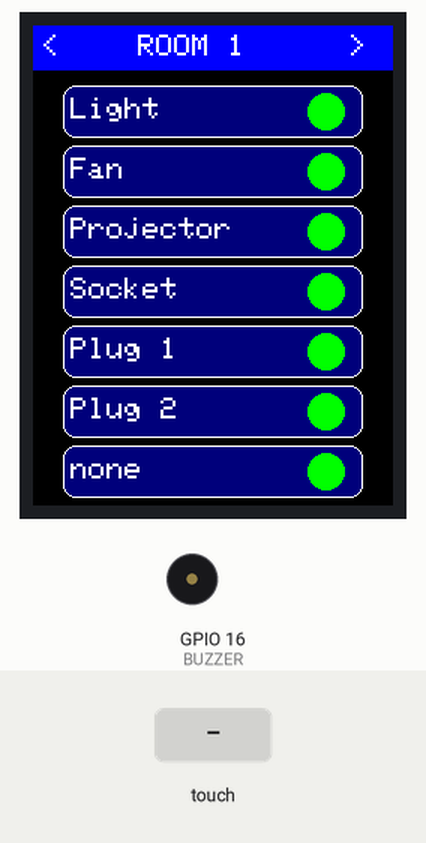
Simulated run of this sketch. Board: ESP32. Shown: 240×320 colour display, buzzer (waves = sounding). Inputs (shaded band) come from the test bench. EEPROM starts erased; what the sketch prints to the serial monitor is not drawn.

Above: at 1.4 s.
1.5 s: touch panel pressed at 13 % / 10 % of its raw x / y range
At 2.7 s:
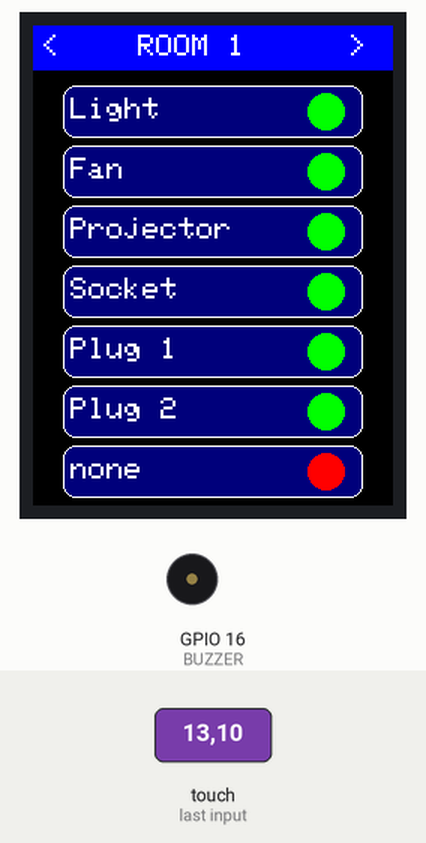
3.1 s: touch panel pressed at 38 % / 10 % of its raw x / y range
At 3.9 s:
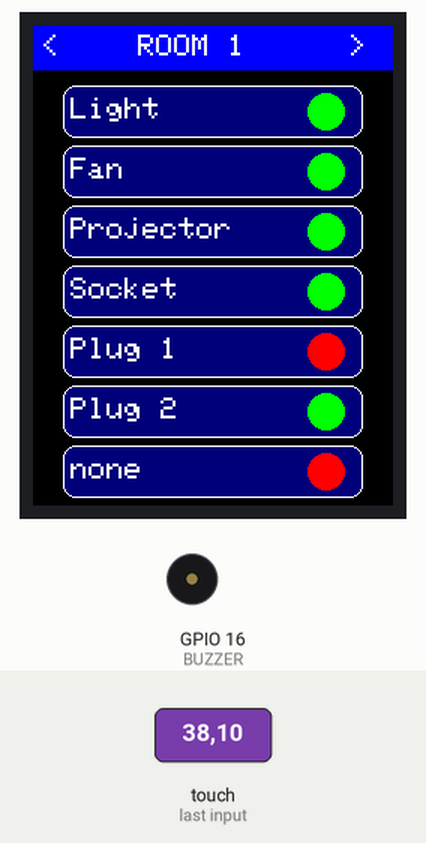
4.7 s: touch panel pressed at 87 % / 10 % of its raw x / y range
At 6.0 s:
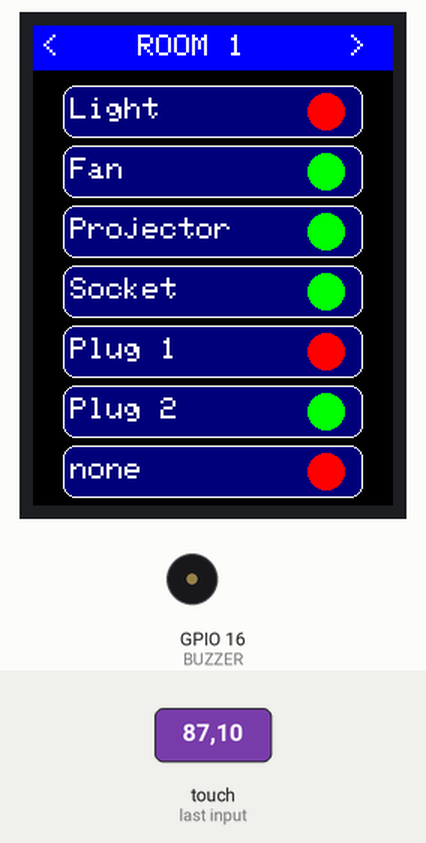
6.3 s: touch panel pressed at 13 % / 30 % of its raw x / y range
At 7.5 s:
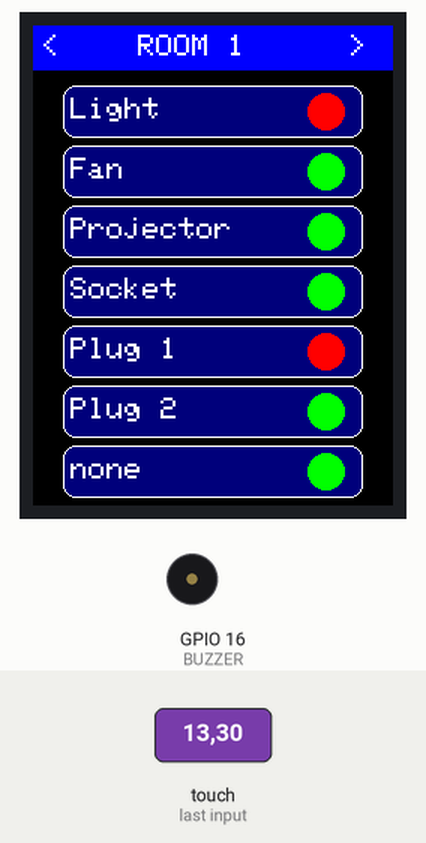
7.9 s: touch panel pressed at 87 % / 30 % of its raw x / y range
At 8.7 s:
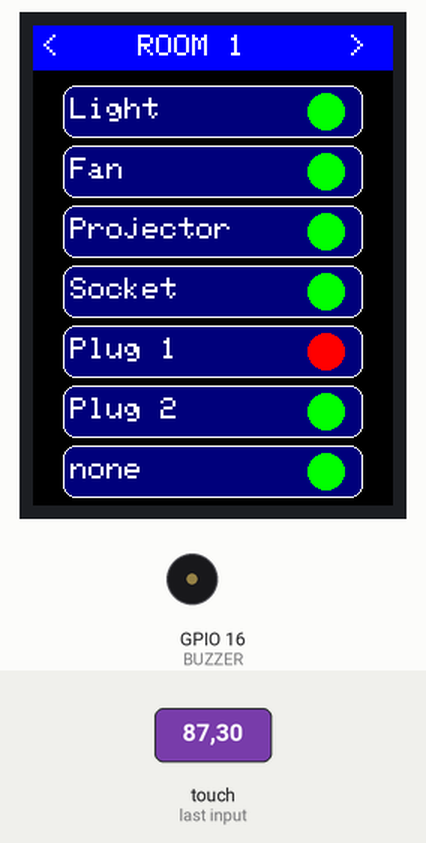
9.5 s: touch panel pressed at 87 % / 50 % of its raw x / y range
At 9.9 s:
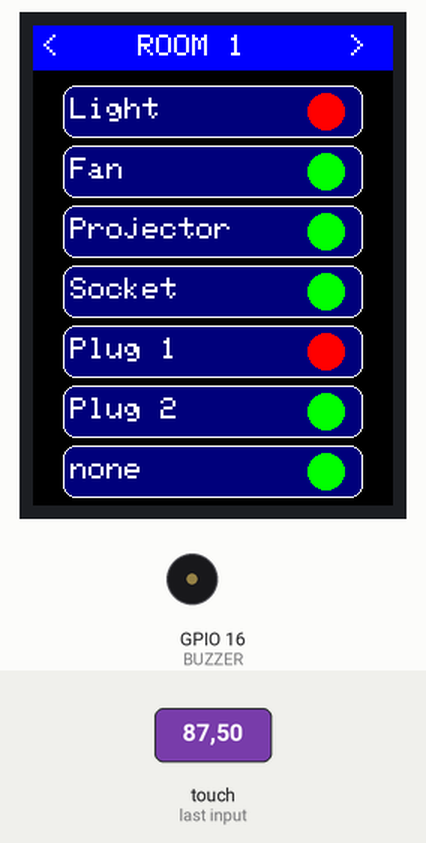
Timing chart, 0 to 12.1 s (numbered marks = the images above; inputs shaded):
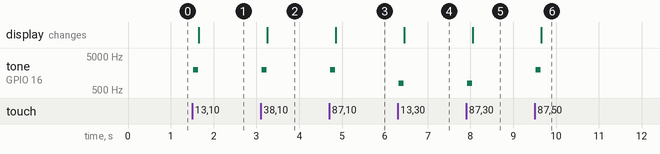

The sketch:

Transmitter_NOW.ino
```cpp
#include <TFT_eSPI.h>
#include <XPT2046_Touchscreen.h>
#include <WiFi.h>
#include <esp_now.h>
#include <Preferences.h>

Preferences pref;
TFT_eSPI tft = TFT_eSPI();
XPT2046_Touchscreen ts(21);

#define BUZZER 16
#define NUM_SWITCHES 7
#define NUM_DEVICES 2

const char* switchNames[NUM_DEVICES][NUM_SWITCHES] = {
  { "Light", "Fan", "Projector", "Socket", "Plug 1", "Plug 2", "none" },
  { "Light L", "Light R", "L Focus", "R Focus", "Front Fan", "Socket", "none" }
};

uint8_t macList[NUM_DEVICES][6] = {
  { 0xCC, 0xDB, 0xA7, 0x69, 0x12, 0xDC },
  { 0xCC, 0xDB, 0xA7, 0x69, 0x79, 0x78 }
};

const char* deviceNames[NUM_DEVICES] = {
  "ROOM 1",
  "ROOM 2"
};

int currentDevice = 0;
bool sw[NUM_SWITCHES] = {0};

int bx = 20, by = 40, bw = 200, bh = 35, gap = 40;

#define TS_MINX 300
#define TS_MAXX 3800
#define TS_MINY 200
#define TS_MAXY 3800

typedef struct {
  int id;
  bool state;
} SwitchMessage;

SwitchMessage msg;

void saveAllStates() {
  pref.begin("switchDB", false);
  for (int i = 0; i < NUM_SWITCHES; i++) {
    String key = "D" + String(currentDevice) + "-" + String(i);
    pref.putBool(key.c_str(), sw[i]);
  }
  pref.end();
}

void loadAllStates() {
  pref.begin("switchDB", true);
  for (int i = 0; i < NUM_SWITCHES; i++) {
    String key = "D" + String(currentDevice) + "-" + String(i);
    sw[i] = pref.getBool(key.c_str(), false);
  }
  pref.end();
}

void saveSelectedDevice() {
  pref.begin("switchDB", false);
  pref.putUChar("dev", currentDevice);
  pref.end();
}

void loadSelectedDevice() {
  pref.begin("switchDB", true);
  currentDevice = pref.getUChar("dev", 0);
  if (currentDevice >= NUM_DEVICES) currentDevice = 0;
  pref.end();
}

void buzzerBeep(bool on) {
  tone(BUZZER, on ? 2000 : 800, 120);
}

void sendSwitchState(int id, bool state) {
  msg.id = id + 1;
  msg.state = state;
  esp_now_send(macList[currentDevice], (uint8_t*)&msg, sizeof(msg));
}

void onDataSent(const wifi_tx_info_t*, esp_now_send_status_t status) {
  Serial.println(status == ESP_NOW_SEND_SUCCESS ? "Sent OK" : "Send Fail");
}

bool getTouch(int &x, int &y) {
  if (!ts.touched()) return false;

  long ax = 0, ay = 0;
  for (int i = 0; i < 5; i++) {
    TS_Point p = ts.getPoint();
    ax += p.x;
    ay += p.y;
    delay(3);
  }

  x = map(ay / 5, TS_MINY, TS_MAXY, 0, 240);
  y = map(ax / 5, TS_MINX, TS_MAXX, 320, 0);

  x = constrain(x, 0, 240);
  y = constrain(y, 0, 320);
  return true;
}

void drawDeviceBar() {
  tft.fillRect(0, 0, 240, 30, TFT_BLUE);
  tft.setTextColor(TFT_WHITE, TFT_BLUE);
  tft.setTextSize(2);

  tft.setCursor(5, 6);
  tft.print("<");

  tft.setCursor(70, 6);
  tft.print(deviceNames[currentDevice]);

  tft.setCursor(210, 6);
  tft.print(">");
}

void drawSwitch(int id) {
  int y = by + id * gap;

  tft.fillRoundRect(bx, y, bw, bh, 8, TFT_NAVY);
  tft.drawRoundRect(bx, y, bw, bh, 8, TFT_WHITE);

  tft.setTextColor(TFT_WHITE);
  tft.setTextSize(2);
  tft.setCursor(bx + 5, y + 8);
  tft.print(switchNames[currentDevice][id]);

  tft.fillCircle(
    bx + bw - 25,
    y + bh / 2,
    12,
    sw[id] ? TFT_RED : TFT_GREEN
  );
}

void changeDevice(int dir) {
  currentDevice += dir;
  if (currentDevice < 0) currentDevice = NUM_DEVICES - 1;
  if (currentDevice >= NUM_DEVICES) currentDevice = 0;

  saveSelectedDevice();
  loadAllStates();

  drawDeviceBar();
  for (int i = 0; i < NUM_SWITCHES; i++) {
    drawSwitch(i);
    sendSwitchState(i, sw[i]);
    delay(30);
  }

  tone(BUZZER, 1500, 80);
}

void setup() {
  Serial.begin(115200);
  pinMode(BUZZER, OUTPUT);

  loadSelectedDevice();
  loadAllStates();

  tft.init();
  tft.setRotation(0);
  ts.begin();
  tft.fillScreen(TFT_BLACK);

  drawDeviceBar();
  for (int i = 0; i < NUM_SWITCHES; i++) {
    drawSwitch(i);
  }

  WiFi.mode(WIFI_STA);
  esp_now_init();
  esp_now_register_send_cb(onDataSent);

  esp_now_peer_info_t peer = {};
  peer.channel = 0;
  peer.encrypt = false;

  for (int i = 0; i < NUM_DEVICES; i++) {
    memcpy(peer.peer_addr, macList[i], 6);
    esp_now_add_peer(&peer);
  }

  Serial.println("Transmitter Ready ✔");
}

void loop() {
  int tx, ty;
  if (!getTouch(tx, ty)) return;

  if (ty < 30) {
    if (tx < 60) changeDevice(-1);
    else if (tx > 180) changeDevice(+1);
    while (ts.touched());
    delay(120);
    return;
  }

  for (int i = 0; i < NUM_SWITCHES; i++) {
    int sy = by + i * gap;
    if (tx > bx && tx < bx + bw && ty > sy && ty < sy + bh) {

      sw[i] = !sw[i];
      drawSwitch(i);
      buzzerBeep(sw[i]);
      sendSwitchState(i, sw[i]);
      saveAllStates();

      while (ts.touched());
      delay(120);
      return;
    }
  }
}
```

Measured:
- after the input at 1.5 s, tone on GPIO 16 (BUZZER): silent → 2000 Hz at once, → silent 0.12 s later; the display: changes after 0.15 s (image 1)
- after the input at 3.1 s, tone on GPIO 16 (BUZZER): silent → 2000 Hz at once, → silent 0.12 s later; the display: changes after 0.15 s (image 2)
- after the input at 4.7 s, tone on GPIO 16 (BUZZER): silent → 2000 Hz at once, → silent 0.12 s later; the display: changes after 0.15 s (image 3)
- after the input at 6.3 s, tone on GPIO 16 (BUZZER): silent → 800 Hz at once, → silent 0.12 s later; the display: changes after 0.15 s (image 4)
- after the input at 7.9 s, tone on GPIO 16 (BUZZER): silent → 800 Hz at once, → silent 0.12 s later; the display: changes after 0.15 s (image 5)
- after the input at 9.5 s, tone on GPIO 16 (BUZZER): silent → 2000 Hz at once, → silent 0.12 s later; the display: changes after 0.15 s (image 6)
